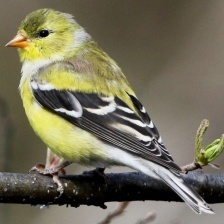
#> input picture data/Bird_Species_Dataset/AMERICAN GOLDFINCH/001.jpg, 224 x 224 px; its folder holds only this picture in this run
$ jupyter execute --allow-errors kNN.ipynb   (older library calls are emulated)
#> lines starting #> are read from the running program, lines starting #| are printed output that depends on the picture; after the words box and inside, x2 and y2 are one past the last pixel; in counts of white or black regions, pixels touching at a corner belong together
This notebook will implement a kNN algorithm from scratch, where we try to categorize different birds from images.

First we import our needed libraries

[cell 1]
import cv2
import numpy as np
import os
import matplotlib.pyplot as plt
from skimage.feature import local_binary_pattern
from sklearn.model_selection import train_test_split
from sklearn.preprocessing import MinMaxScaler, LabelEncoder
from collections import Counter
from sklearn.neighbors import KNeighborsClassifier

We then want to separate the bird from the background for easier identification with kNN. This is a function, so it will need to be confined in one cell.
1. Read the file
2. Convert the image to grayscale then blur it. This will help us find the edges in the image so we can separate the bird from the background.
3. Use local binary pattern to further help separate bird from background
4. Saliency highlights high contrasts, further helping separate bird from background
5. Combine the methods above
6. Threshold by turning pixels below 50 in value into 0 and those above to 255, so a binary black and white picture
7. Clean up by using morphology, first expanding and then shrinking white areas to remove gaps and isolated pixels
8. Find contours in image, biggest one should be the bird
9. Make a mask of the image
10. Set what probably is the foreground and what is the background and make a rectangle for the foreground so grabcut can focus on it
11. Create some arrays to store info about the pixels in the image, then use GrabCut to iterate over the image 5 times with the mask. The mask gets updated after each iteration based on the info in arrays.
12. Get the binary mask  be able to apply it to the original image to (hopefully) get the bird separated from its background.
13. Return our necessary values.

[cell 2]
def segment_bird(image_path):
    #1
    image = cv2.imread(image_path)
    if image is None:
        return None, None, None, None, None

    #2
    gray = cv2.cvtColor(image, cv2.COLOR_BGR2GRAY)
    blurred = cv2.GaussianBlur(gray, (5, 5), 0)
    edges = cv2.Canny(blurred, 50, 150)

    #3
    radius = 3
    n_points = 8 * radius
    lbp = local_binary_pattern(blurred, n_points, radius, method="uniform")
    lbp = (lbp / np.max(lbp) * 255).astype(np.uint8)  # Normalize to 0-255

    #4
    grad_x = cv2.Sobel(blurred, cv2.CV_64F, 1, 0, ksize=3)
    grad_y = cv2.Sobel(blurred, cv2.CV_64F, 0, 1, ksize=3)
    saliency_map = cv2.magnitude(grad_x, grad_y)
    saliency_map = cv2.normalize(saliency_map, None, 0, 255, cv2.NORM_MINMAX).astype(np.uint8)

    #5
    combined = cv2.addWeighted(edges, 0.3, lbp, 0.3, 0)
    combined = cv2.addWeighted(combined, 0.7, saliency_map, 0.3, 0)

    #6
    _, thresh = cv2.threshold(combined, 50, 255, cv2.THRESH_BINARY)

    #7
    kernel = np.ones((3, 3), np.uint8)
    cleaned = cv2.morphologyEx(thresh, cv2.MORPH_CLOSE, kernel)

    #8
    contours, _ = cv2.findContours(cleaned, cv2.RETR_EXTERNAL, cv2.CHAIN_APPROX_SIMPLE)
    if len(contours) == 0:
        return None, None, None, None, None

    filtered_contours = [c for c in contours if cv2.contourArea(c) > 1000]
    if not filtered_contours:
        return None, None, None, None, None

    largest_contour = max(filtered_contours, key=cv2.contourArea)

    #9
    mask = np.zeros(image.shape[:2], np.uint8)

    #10
    mask[:] = cv2.GC_PR_BGD
    cv2.drawContours(mask, [largest_contour], -1, cv2.GC_PR_FGD, thickness=cv2.FILLED)
    x, y, w, h = cv2.boundingRect(largest_contour)
    rect = (x, y, w, h)

    #11
    bgd_model = np.zeros((1, 65), np.float64)
    fgd_model = np.zeros((1, 65), np.float64)
    cv2.grabCut(image, mask, rect, bgd_model, fgd_model, 5, cv2.GC_INIT_WITH_MASK)

    #12
    final_mask = np.where((mask == cv2.GC_FGD) | (mask == cv2.GC_PR_FGD), 255, 0).astype('uint8')
    segmented = cv2.bitwise_and(image, image, mask=final_mask)

    #13
    return image, gray, edges, saliency_map, segmented

Now to do the preprocessing. We do this to get features from our images that we then can compare to other images in our kNN algorithm. The features will be an 128x128x3 space (in this case an array with 49152 values) where the first 128x128 numbers are what values each pixel has for the color red, the next 128x128 are the values for blue and the last 128x128 are for green.

1. Get segmented bird (we don't want the other returned values for this part)
2. Find the boundary of the bird and crop the bird out
3. Resize to a standard size so we get equal amount of features
4. Flattening is what gives us our features.

[cell 3]
def preprocess_for_knn(image_path, target_size=(128, 128)):
    #1
    _, _, _, _, segmented = segment_bird(image_path)
    if segmented is None:
        return None, None

    #2
    gray_segmented = cv2.cvtColor(segmented, cv2.COLOR_BGR2GRAY)
    _, thresh = cv2.threshold(gray_segmented, 1, 255, cv2.THRESH_BINARY)
    contours, _ = cv2.findContours(thresh, cv2.RETR_EXTERNAL, cv2.CHAIN_APPROX_SIMPLE)

    #3
    if contours:
        x, y, w, h = cv2.boundingRect(max(contours, key=cv2.contourArea))
        bird_only = segmented[y:y+h, x:x+w]
        resized = cv2.resize(bird_only, target_size)
    else:
        resized = cv2.resize(segmented, target_size)

    #4
    flattened = resized.flatten()
    return resized, flattened

Here is a visualization of the process we just went through. We will use a picture of an american goldfinch for this. We then apply our segment_bird function and extract the properties we want for it to be put into a plot.

[cell 4]
image_path = "data/Bird_Species_Dataset/AMERICAN_GOLDFINCH/AMERICAN_GOLDFINCH_004.jpg"

original, gray, edges, saliency_map, segmented = segment_bird(image_path)
if original is not None:
    plt.figure(figsize=(15, 10))
    plt.subplot(2, 3, 1), plt.imshow(cv2.cvtColor(original, cv2.COLOR_BGR2RGB)), plt.title("Original")
    plt.subplot(2, 3, 2), plt.imshow(gray, cmap="gray"), plt.title("Grayscale")
    plt.subplot(2, 3, 3), plt.imshow(edges, cmap="gray"), plt.title("Edges")
    plt.subplot(2, 3, 4), plt.imshow(saliency_map, cmap="gray"), plt.title("Saliency Map")
    plt.subplot(2, 3, 5), plt.imshow(cv2.cvtColor(segmented, cv2.COLOR_BGR2RGB)), plt.title("Segmented")
    plt.show()

This is what the final preprocessed image looks like.

[cell 5]
resized, flattened = preprocess_for_knn(image_path)
if resized is not None:
    plt.figure(figsize=(6, 4))
    plt.imshow(cv2.cvtColor(resized, cv2.COLOR_BGR2RGB))
    plt.title(f"Resized to {resized.shape[1]}x{resized.shape[0]} (Flattened to {flattened.shape[0]} features)")
    plt.show()
    print("Flattened feature vector shape:", flattened.shape)

Now we need our dataset. We will get the images and extract the type of bird from the folder name.

[cell 6]
data_dir = "data/Bird_Species_Dataset"
dataset = []
labels = []

for root, dirs, files in os.walk(data_dir):
    for file in files:
        img_path = os.path.join(root, file)
        dataset.append(img_path)
        labels.append(os.path.basename(root))
#> pass 2 of the loop `for root, dirs, files in os.walk(data_dir):`:

Let's fetch our dataset.

[cell 7]
data_dir = "data/Bird_Species_Dataset"
dataset = []
labels = []

for root, dirs, files in os.walk(data_dir):
    for file in files:
        img_path = os.path.join(root, file)
        dataset.append(img_path)
        labels.append(os.path.basename(root))
#> pass 2 of the loop `for root, dirs, files in os.walk(data_dir):`:

Now we preprocess the images to get our features. We match each image in X to it's correct label in valid_labels through their indices.

[cell 8]
X = []
valid_labels = []
for img_path, label in zip(dataset, labels):
    resized, features = preprocess_for_knn(img_path)
#> call 2 of preprocess_for_knn, with target_size = (128, 128)
#> in segment_bird, image is the input picture: shape (224, 224, 3); mean B, G, R 90.5, 111.6, 116.7
#> in segment_bird (call 3), `edges = cv2.Canny(blurred, 50, 150)`:
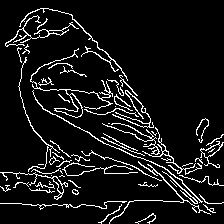
#> edges: shape (224, 224); 8.5% white in thin lines or dots
#> in segment_bird (call 3), `lbp = local_binary_pattern(blurred, n_points, radius, method="uniform")`:
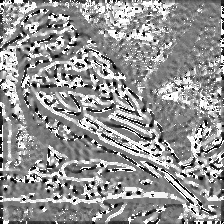
#> lbp: shape (224, 224) float64; min 0, max 25, mean 14.5; drawn with min black and max white
#> in segment_bird (call 3), `grad_y = cv2.Sobel(blurred, cv2.CV_64F, 0, 1, ksize=3)`:
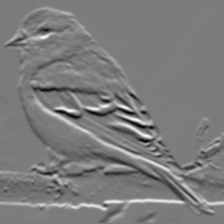
#> grad_y: shape (224, 224) float64; min -472, max 500, mean 2; drawn with min black and max white
#> in segment_bird (call 3), `combined = cv2.addWeighted(combined, 0.7, saliency_map, 0.3, 0)`:
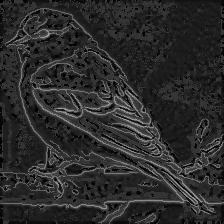
#> combined: shape (224, 224); min 0, max 173, mean 43.6
#> in segment_bird (call 3), `_, thresh = cv2.threshold(combined, 50, 255, cv2.THRESH_BINARY)`: thresh: shape (224, 224); 33.7% white; 670 white regions (616 under 20 px), largest, box (x1, y1, x2, y2) and area: (0, 1, 224, 224) 12111, (113, 3, 143, 28) 258, (0, 51, 19, 77) 211
#> in segment_bird (call 3), `cleaned = cv2.morphologyEx(thresh, cv2.MORPH_CLOSE, kernel)`:
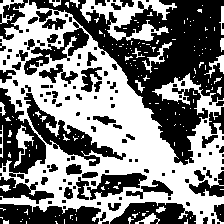
#> cleaned: shape (224, 224); 48.8% white; 178 white regions (156 under 20 px)
#> in segment_bird (call 3), `contours, _ = cv2.findContours(cleaned, cv2.RETR_EXTERNAL, cv2.CHAIN_A..`: contours = 156 contours, 142 with area under 20; largest, box (x1, y1, x2, y2) and area: (0, 0, 224, 224) 27392, (80, 0, 177, 41) 1432, (14, 125, 34, 168) 188, (142, 42, 172, 73) 114, (0, 0, 24, 24) 104
#> in segment_bird (call 3), `filtered_contours = [c for c in contours if cv2.contourArea(c) > 1000]`: filtered_contours = 2 contours; box (x1, y1, x2, y2) and area: (0, 0, 224, 224) 27392, (80, 0, 177, 41) 1432
#> in segment_bird (call 3), `largest_contour = max(filtered_contours, key=cv2.contourArea)`: largest_contour = contour of 1021 points, box (x1, y1, x2, y2) (0, 0, 224, 224), area 27392
#> in segment_bird (call 3), `cv2.drawContours(mask, [largest_contour], -1, cv2.GC_PR_FGD, thickness..`:
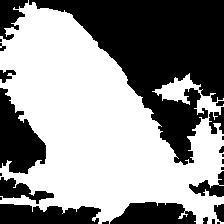
#> mask: shape (224, 224); values 2 (black) and 3 (white), 56.5% white; 24 black regions (10 under 20 px), largest, box (x1, y1, x2, y2) and area: (29, 0, 224, 165) 13941, (0, 88, 46, 174) 2352, (0, 204, 101, 224) 1667
#> in segment_bird (call 3), `x, y, w, h = cv2.boundingRect(largest_contour)`: x = 0; w = 224
#> in segment_bird (call 3), `rect = (x, y, w, h)`: rect = (0, 0, 224, 224)
#> in segment_bird (call 3), `final_mask = np.where((mask == cv2.GC_FGD) | (mask == cv2.GC_PR_FGD), ..`: final_mask: shape (224, 224); 56.1% white; 2 black regions, box (x1, y1, x2, y2) and area: (0, 0, 224, 169) 17562, (0, 200, 224, 224) 4451
#> in preprocess_for_knn (call 2), `gray_segmented = cv2.cvtColor(segmented, cv2.COLOR_BGR2GRAY)`:
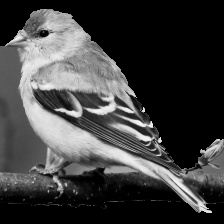
#> gray_segmented: shape (224, 224); min 0, max 247, mean 63.1
#> in preprocess_for_knn (call 2), `_, thresh = cv2.threshold(gray_segmented, 1, 255, cv2.THRESH_BINARY)`:
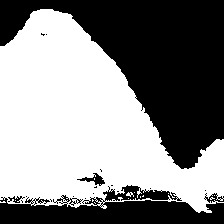
#> thresh: shape (224, 224); 53.7% white; 19 black regions (14 under 20 px)
#> in preprocess_for_knn (call 2), `contours, _ = cv2.findContours(thresh, cv2.RETR_EXTERNAL, cv2.CHAIN_AP..`: contours = 4 contours, 3 with area under 20; largest, box (x1, y1, x2, y2) and area: (0, 9, 224, 213) 27628
#> in preprocess_for_knn (call 2), `x, y, w, h = cv2.boundingRect(max(contours, key=cv2.contourArea))`: x = 0; y = 9; w = 224; h = 204
#> in preprocess_for_knn (call 2), `bird_only = segmented[y:y+h, x:x+w]`:
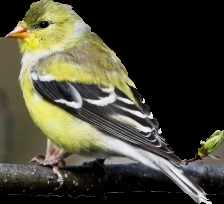
#> bird_only: shape (204, 224, 3); mean B, G, R 54.5, 70.6, 72.5
#> in preprocess_for_knn (call 2), `resized = cv2.resize(bird_only, target_size)`:
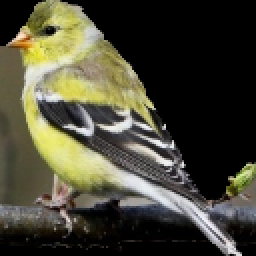
#> resized: shape (128, 128, 3) (shown 2 times larger); mean B, G, R 54.4, 70.5, 72.4
    if features is not None:
        X.append(features)
        valid_labels.append(label)
#> pass 2 of the loop `for img_path, label in zip(dataset, labels):`:
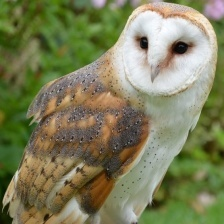
#> input picture data/Bird_Species_Dataset/BARN OWL/001.jpg, 224 x 224 px
#> in segment_bird, image is the input picture: shape (224, 224, 3); mean B, G, R 90.7, 127.4, 125.7
#> in segment_bird (call 4), `edges = cv2.Canny(blurred, 50, 150)`:
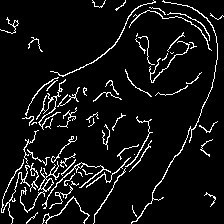
#> edges: shape (224, 224); 7.3% white in thin lines or dots
#> cleaned: shape (224, 224); 41.3% white; 206 white regions (161 under 20 px)
#> in segment_bird (call 4), `contours, _ = cv2.findContours(cleaned, cv2.RETR_EXTERNAL, cv2.CHAIN_A..`: contours = 147 contours, 124 with area under 20; largest, box (x1, y1, x2, y2) and area: (0, 0, 224, 224) 30190, (0, 14, 27, 43) 153, (24, 30, 48, 64) 134, (67, 31, 88, 47) 97, (59, 0, 82, 18) 72
#> filtered_contours = 1 contour; box (x1, y1, x2, y2) and area: (0, 0, 224, 224) 30190
#> largest_contour = contour of 825 points, box (x1, y1, x2, y2) (0, 0, 224, 224), area 30190
#> mask: shape (224, 224); values 2 (black) and 3 (white), 61.6% white; 20 black regions (4 under 20 px), largest, box (x1, y1, x2, y2) and area: (0, 0, 140, 180) 11161, (143, 123, 224, 224) 5083, (95, 193, 146, 224) 969
#> final_mask: shape (224, 224); 60.2% white; 2 black regions
#> in preprocess_for_knn (call 3), `contours, _ = cv2.findContours(thresh, cv2.RETR_EXTERNAL, cv2.CHAIN_AP..`: contours = 1 contour; box (x1, y1, x2, y2) and area: (3, 0, 218, 224) 29858
#> in preprocess_for_knn (call 3), `x, y, w, h = cv2.boundingRect(max(contours, key=cv2.contourArea))`: x = 3; y = 0; w = 215; h = 224
#> bird_only: shape (224, 215, 3)
#> in preprocess_for_knn (call 3), `resized = cv2.resize(bird_only, target_size)`:
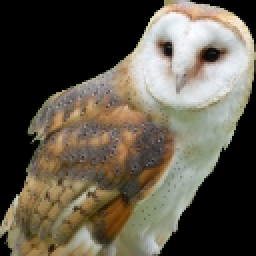
#> resized: shape (128, 128, 3) (shown 2 times larger); mean B, G, R 74.6, 88, 94.7

Now that we have our preprocessed data, we need to split this into training data and testing data.

[cell 9]
label_encoder = LabelEncoder()
Y_encoded = label_encoder.fit_transform(valid_labels)
scaler = MinMaxScaler()
X_normalized = scaler.fit_transform(X)
X_train, X_test, Y_train, Y_test = train_test_split(X_normalized, Y_encoded, test_size=0.2, random_state=69)
#> Y_train = [0]; Y_test = [1]

To get our nearest neighbors we need to find the distance between our data points. There are different ways of measuring this distance, such as doing grid patterns. The one we will be using for this is the euclidean way, which is basically just the shortest path straight from one point to another.

[cell 10]
def euc_dist(a, b):
    return np.sqrt(np.sum(np.square(a - b) ** 2))

Now we need to find the distances between the test data and its neighbors.

[cell 11]
k = 21
def get_neighbors(X_train, Y_train, test_sample, k):
    distances = [euc_dist(X_train[i], test_sample) for i in range(len(X_train))]
    sorted_distances = np.argsort(distances)[:k]
    point_labels = [Y_train[i] for i in sorted_distances]
    return point_labels

Based on what neighbors it has, we predict the test data.

[cell 12]
def prediction(X_train, Y_train, test_sample, k):
    neighbors = get_neighbors(X_train, Y_train, test_sample, k)
    most_common_neighbor = Counter(neighbors).most_common(1)
    return most_common_neighbor[0][0]

Lastly we see how accurate our model is.

[cell 13]
def evaluation(X_train, Y_train, X_test, Y_test, k):
#> called with X_train = array of shape (1, 49152), Y_train = array of shape (1,), X_test = array of shape (1, 49152), Y_test = array of shape (1,), k = 21
    correct = 0
    for i in range(len(X_test)):
        predicted = prediction(X_train, Y_train, X_test[i], k)
        if predicted == Y_test[i]:
            correct += 1
#> this loop made 1 pass
#> (neighbors in prediction, most_common_neighbor in prediction, predicted) on pass 1: ([0], [(0, 1)], 0)
#> after the loop, correct = 0
    accuracy = correct / len(X_test)
#> accuracy = 0
    return accuracy

accuracy = evaluation(X_train, Y_train, X_test, Y_test, k)
#> accuracy = 0

print(accuracy)
#| 0.0
